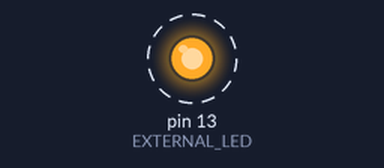
Recording of a sketch running on a simulated Arduino Uno, built with avr-gcc and run on an emulated ATmega328P. Parts: output pins drawn as LEDs (lit = HIGH). Dashed ring = blinking.

Above: at 0.5 s.
Timing chart, 0 to 4.6 s (numbered marks = the images above):
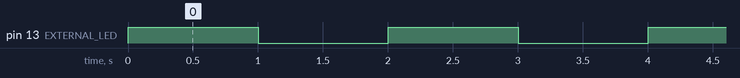

Measured:
- by itself, pin 13 (EXTERNAL_LED): alternates HIGH for 1.0 s and LOW for 1.0 s

The sketch:

external_LED.ino
```cpp
// A simple Arduino program to make an external LED blink

int EXTERNAL_LED = 13;
// the setup function runs once when you press reset or power the board
void setup() {
  // initialize digital pin LED_BUILTIN as an output.
  pinMode(EXTERNAL_LED, OUTPUT);
}

// the loop function runs over and over again forever
void loop() {
  digitalWrite(EXTERNAL_LED, HIGH);   // turn the LED on (HIGH is the voltage level)
  delay(1000);                       // wait for a second
  digitalWrite(EXTERNAL_LED, LOW);    // turn the LED off by making the voltage LOW
  delay(1000);                       // wait for a second
}
```
